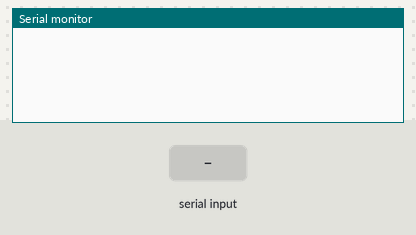
The sketch below on a simulated Arduino Uno, built with avr-gcc and run on an emulated ATmega328P. On the bench: the last lines printed to the serial monitor. The inputs (shaded band) are chosen by the test bench.

Above: at 1.2 s.
1.3 s: "U" received over Serial
At 2.5 s:
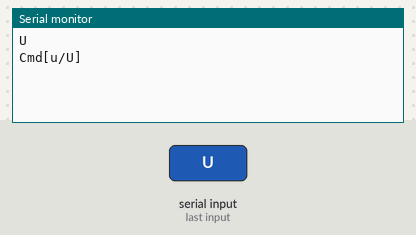
2.8 s: "u" received over Serial
At 3.7 s:
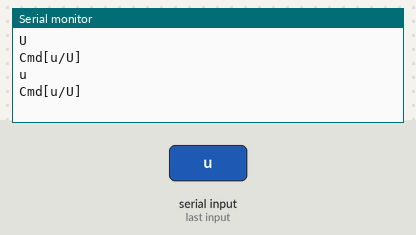
4.3 s: "R" received over Serial
At 4.8 s:
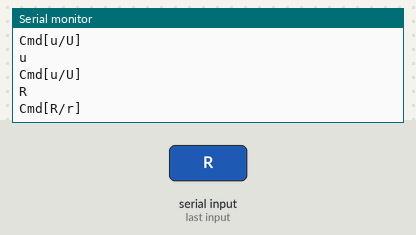
5.8 s: "r" received over Serial
At 7.0 s:
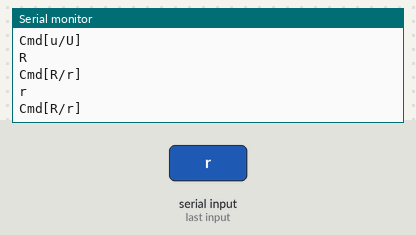
7.3 s: "D" received over Serial
At 8.3 s:
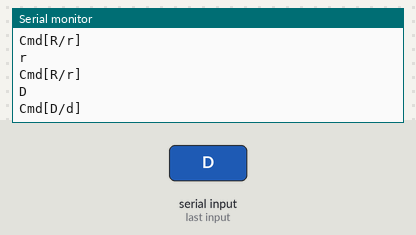
8.8 s: "d" received over Serial
At 9.4 s:
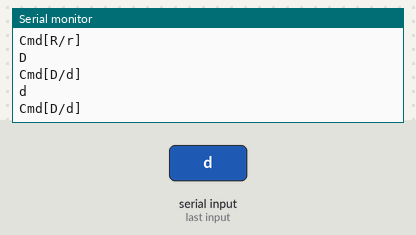

Measured:
- after the input at 1.3 s, the serial monitor: prints a new line at once (image 1)
- after the input at 2.8 s, the serial monitor: prints a new line at once (image 2)
- after the input at 4.3 s, the serial monitor: prints a new line at once (image 3)
- after the input at 5.8 s, the serial monitor: prints a new line at once (image 4)
- after the input at 7.3 s, the serial monitor: prints a new line at once (image 5)
- after the input at 8.8 s, the serial monitor: prints a new line at once (image 6)

The sketch:

BluetoothComm.ino
```cpp
#define HC06_BAUDRATE 9600
/*
 * HC06 블루투스 동글 설정
 *  기본 통신(UART) 설정 : 9600 8N1
 *  기본 name : HC06
 *  기본 PIN  : 1234
 *  NAME 설정 명령 : AT+NAMEabcd "abcd" 로 이름 변경
 *  PIN 설정 명령  : AT+PIN1234  "1234" 로 핀 변경
 *
 * 아두이노툴에서 펌웨어 다운로드 시에 HC06 탈거필요
 *
 * 스마트폰/태블릿과 패어링
 *  1. 젤리비 보드에 펌웨어 다운로드 후 HC06 동글 장착
 *  2. 스마트폰에서 Bluetooth 활성화 후 주변장치 검색
 *  3. HC06 과 패어링 진행
 *  4. 앱스토어/앱마켓 등에서 "Arduino Bluetooth Controller" 등의 블루투스통신용 앱 설치
 *  5. 블루투스 통신 앱 실행 후 접속 및 명령 전송
 *
 */
void CmdParse(char cmd)
{
  switch(cmd)
  {
    case 'U':
    case 'u':
      Serial.print("\nCmd[u/U]\n");
      break;
    case 'R':
    case 'r':
      Serial.print("\nCmd[R/r]\n");
      break;
    case 'D':
    case 'd':
      Serial.print("\nCmd[D/d]\n");
      break;
    case 'L':
    case 'l':
      Serial.print("\nCmd[L/l]\n");
      break;
    case 'S':
    case 's':
      Serial.print("\nCmd[S/s]\n");
      break;
    case 'B':
    case 'b':
      Serial.print("\nCmd[B/b]\n");
      break;
    default:
      Serial.print("\nUnknown\n");
  }
};


void setup() {
  // put your setup code here, to run once:
  Serial.begin(HC06_BAUDRATE);
}

void loop() {
  // put your main code here, to run repeatedly:
  if(Serial.available()>0)
  {
    char cRead = Serial.read();
    Serial.write(cRead);
    CmdParse(cRead);
  }
}
```
